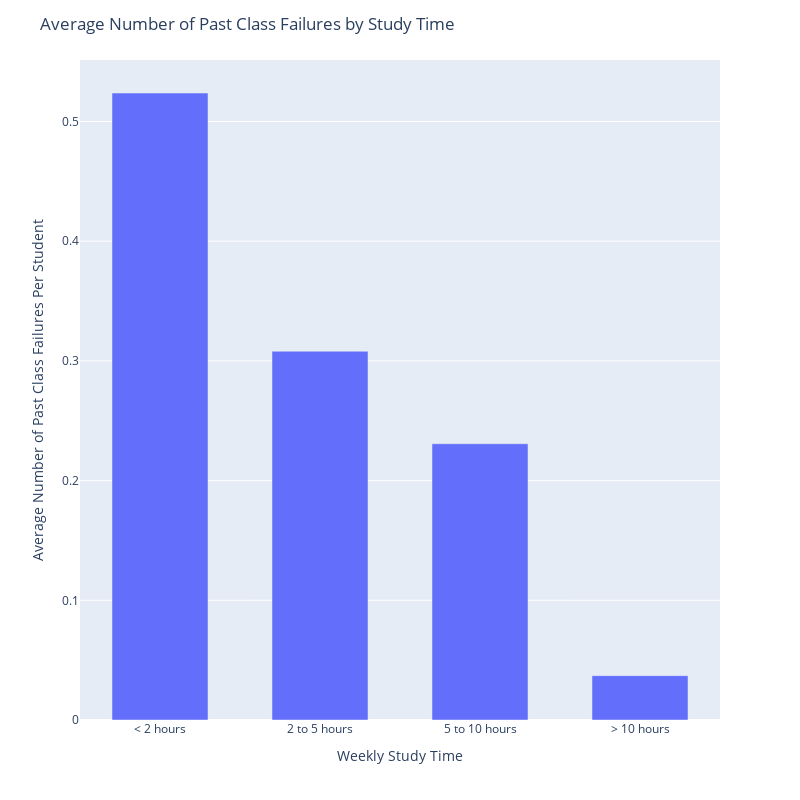

Notebook code cell kept with this figure:
### Code cell
fig_studytime = px.bar(studytime_summary, x = 'studytime', y = 'average_failures')

fig_studytime.update_traces(width = 0.6)

fig_studytime.update_layout(
    title = 'Average Number of Past Class Failures by Study Time',
    width = 800,
    height = 800,
    yaxis_title = 'Average Number of Past Class Failures Per Student',
    xaxis_title = 'Weekly Study Time'
)

fig_studytime.show()

### Figure 1 — Plotly figure (JSON) as saved in the notebook; plotly's stock layout.template omitted (floating-point values rounded to 4 significant figures)
{"data": [{"hovertemplate": "studytime=%{x}<br>average_failures=%{y}<extra></extra>", "legendgroup": "", "marker": {"color": "#636efa", "pattern": {"shape": ""}}, "name": "", "orientation": "v", "showlegend": false, "textposition": "auto", "type": "bar", "width": 0.6, "x": ["< 2 hours", "2 to 5 hours", "5 to 10 hours", "> 10 hours"], "xaxis": "x", "y": [0.5238, 0.3081, 0.2308, 0.03704], "yaxis": "y"}], "layout": {"barmode": "relative", "height": 800, "legend": {"tracegroupgap": 0}, "margin": {"t": 60}, "title": {"text": "Average Number of Past Class Failures by Study Time"}, "width": 800, "xaxis": {"anchor": "y", "domain": [0, 1], "title": {"text": "Weekly Study Time"}}, "yaxis": {"anchor": "x", "domain": [0, 1], "title": {"text": "Average Number of Past Class Failures Per Student"}}}}
